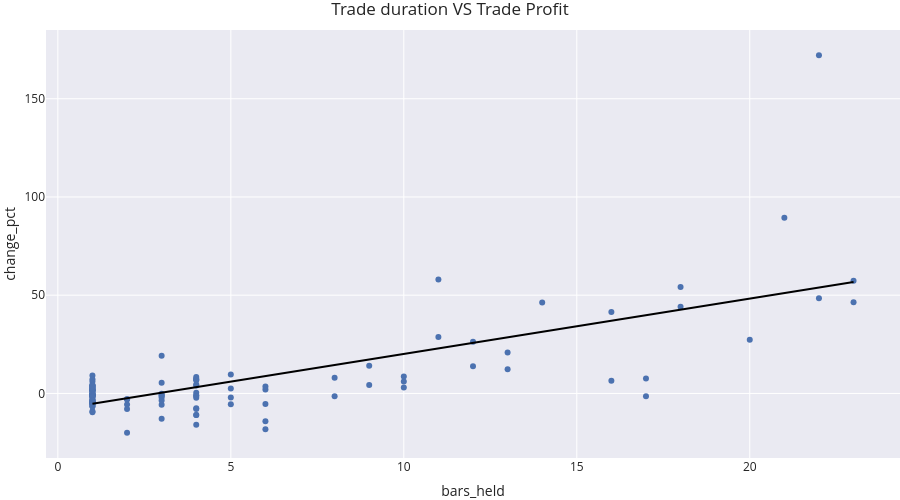

Notebook code for this chart:
### Code cell
import plotly.express as px

ax5 = px.scatter(
    signals_trades, 
    x='bars_held',
    y='change_pct',
    width=900,
    height=500,
    trendline="ols",
    trendline_color_override="black",
    title='Trade duration VS Trade Profit',
    template='seaborn'
)

ax5.show()

### Figure 1 — Plotly figure (JSON) as saved in the notebook; plotly's stock layout.template omitted (floating-point values rounded to 4 significant figures)
{"data": [{"hovertemplate": "bars_held=%{x}<br>change_pct=%{y}<extra></extra>", "legendgroup": "", "marker": {"color": "rgb(76,114,176)", "symbol": "circle"}, "mode": "markers", "name": "", "orientation": "v", "showlegend": false, "type": "scatter", "x": [1, 1, 3, 1, 4, 4, 3, 10, 5, 2, 10, 6, 4, 1, 1, 11, 1, 9, 18, 23, 17, 1, 5, 4, 3, 1, 13, 1, 10, 3, 1, 1, 1, 4, 16, 14, 11, 1, 1, 2, 18, 4, 1, 1, 9, 4, 1, 1, 4, 1, 16, 3, 1, 1, 4, 1, 4, 12, 1, 4, 6, 1, 3, 1, 1, 2, 1, 1, 20, 1, 6, 6, 4, 1, 4, 13, 4, 2, 1, 1, 1, 1, 1, 1, 22, 3, 1, 1, 21, 23, 17, 3, 1, 5, 1, 1, 1, 1, 1, 1, 1, 1, 5, 1, 8, 12, 1, 4, 6, 1, 2, 1, 22, 8, 3], "xaxis": "x", "y": [-5.36, -4.63, -0.0906, 4.17, 7.147, 6.773, -0.9167, 6.036, -2.056, -2.93, 3.038, -5.332, -10.91, 6.05, -6.51, 57.93, -9.12, 14.04, 54.19, 57.32, -1.388, -4.56, -5.444, -1.277, -5.746, -0.54, 12.26, 1.66, 8.669, -3.528, 1.63, 9.15, -0.83, 4.61, 41.43, 46.24, 28.72, -1.44, 2.79, -5.669, 44.14, -2.21, -5.12, 4.33, 4.281, -0.9002, -1.01, -4.77, -7.54, 3.43, 6.5, -2.029, -0.65, -1.31, 7.468, 3.36, 8.323, 26.36, -0.16, -10.96, 1.985, -0.65, 5.452, -4.96, 1.31, -7.871, -0.83, 2.08, 27.36, -0.93, -14.21, -18.27, -15.93, -3.28, -7.853, 20.85, 0.3397, -20.05, -4.27, 0.02, -1.62, 4.11, -2.77, 0.66, 172.2, -12.89, 1.78, -1.83, 89.36, 46.46, 7.631, -1.146, -9.53, 9.626, -6.65, -3.46, -4.87, -5.87, -3.59, 1.23, 1.96, 2.46, 2.575, -4.18, -1.486, 13.86, -4.52, 4.085, 3.514, 7.21, -2.959, 3.45, 48.46, 8.046, 19.24], "yaxis": "y"}, {"hovertemplate": "<b>OLS trendline</b><br>change_pct = 2.81875 * bars_held + -8.08501<br>R<sup>2</sup>=0.526439<br><br>bars_held=%{x}<br>change_pct=%{y} <b>(trend)</b><extra></extra>", "legendgroup": "", "line": {"color": "black"}, "marker": {"color": "rgb(76,114,176)", "symbol": "circle"}, "mode": "lines", "name": "", "showlegend": false, "type": "scatter", "x": [1, 1, 1, 1, 1, 1, 1, 1, 1, 1, 1, 1, 1, 1, 1, 1, 1, 1, 1, 1, 1, 1, 1, 1, 1, 1, 1, 1, 1, 1, 1, 1, 1, 1, 1, 1, 1, 1, 1, 1, 1, 1, 1, 1, 1, 1, 1, 1, 1, 1, 1, 2, 2, 2, 2, 2, 3, 3, 3, 3, 3, 3, 3, 3, 3, 4, 4, 4, 4, 4, 4, 4, 4, 4, 4, 4, 4, 4, 4, 4, 5, 5, 5, 5, 6, 6, 6, 6, 6, 8, 8, 9, 9, 10, 10, 10, 11, 11, 12, 12, 13, 13, 14, 16, 16, 17, 17, 18, 18, 20, 21, 22, 22, 23, 23], "xaxis": "x", "y": [-5.266, -5.266, -5.266, -5.266, -5.266, -5.266, -5.266, -5.266, -5.266, -5.266, -5.266, -5.266, -5.266, -5.266, -5.266, -5.266, -5.266, -5.266, -5.266, -5.266, -5.266, -5.266, -5.266, -5.266, -5.266, -5.266, -5.266, -5.266, -5.266, -5.266, -5.266, -5.266, -5.266, -5.266, -5.266, -5.266, -5.266, -5.266, -5.266, -5.266, -5.266, -5.266, -5.266, -5.266, -5.266, -5.266, -5.266, -5.266, -5.266, -5.266, -5.266, -2.448, -2.448, -2.448, -2.448, -2.448, 0.3713, 0.3713, 0.3713, 0.3713, 0.3713, 0.3713, 0.3713, 0.3713, 0.3713, 3.19, 3.19, 3.19, 3.19, 3.19, 3.19, 3.19, 3.19, 3.19, 3.19, 3.19, 3.19, 3.19, 3.19, 3.19, 6.009, 6.009, 6.009, 6.009, 8.828, 8.828, 8.828, 8.828, 8.828, 14.47, 14.47, 17.28, 17.28, 20.1, 20.1, 20.1, 22.92, 22.92, 25.74, 25.74, 28.56, 28.56, 31.38, 37.02, 37.02, 39.83, 39.83, 42.65, 42.65, 48.29, 51.11, 53.93, 53.93, 56.75, 56.75], "yaxis": "y"}], "layout": {"height": 500, "legend": {"tracegroupgap": 0}, "title": {"text": "Trade duration VS Trade Profit"}, "width": 900, "xaxis": {"anchor": "y", "domain": [0.0, 1.0], "title": {"text": "bars_held"}}, "yaxis": {"anchor": "x", "domain": [0.0, 1.0], "title": {"text": "change_pct"}}}}
